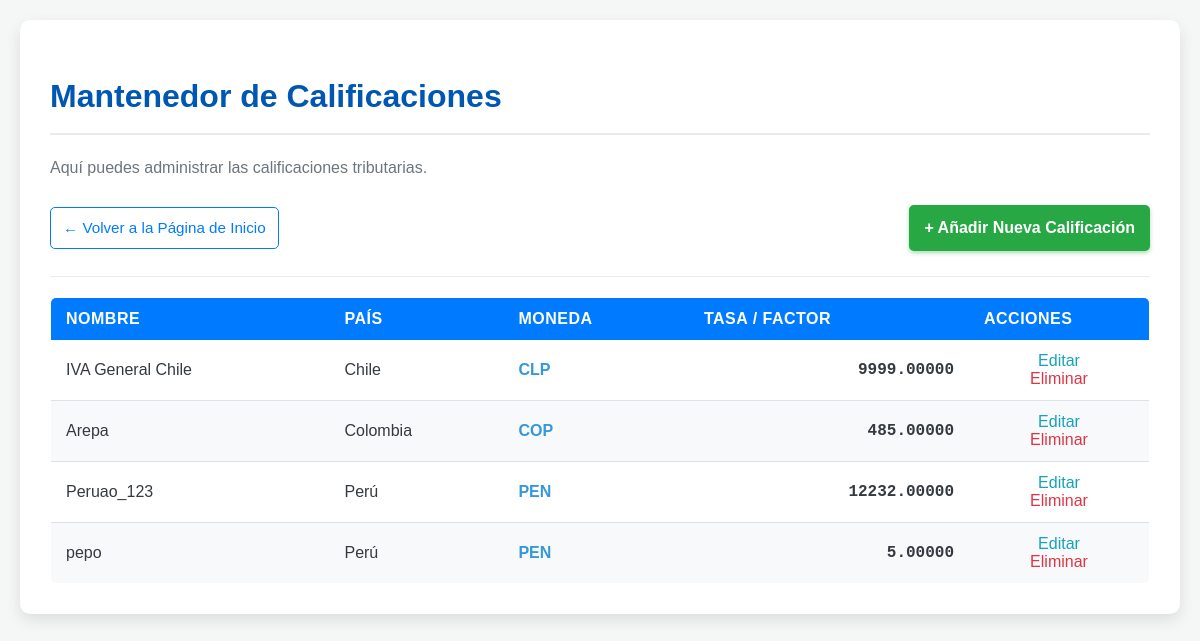
The page /crear/clasificacion/ (signed in) on the database its author committed.
### miapp/models.py (models this page shows, shortened)
class CalificacionTributaria(models.Model):
    nombre = models.CharField(max_length=100,
                              help_text="Nombre de la calificación (ej: IVA General)")
    descripcion = models.TextField(blank=True, null=True)
    tasa_o_factor = models.DecimalField(
        max_digits=10,
        decimal_places=5,
        help_text="El valor numérico de la tasa (ej: 0.19 para 19%)"
    )
    pais = models.ForeignKey(Pais, on_delete=models.CASCADE)
    class Meta:
        verbose_name = "Calificación Tributaria"
        verbose_name_plural = "Calificaciones Tributarias"
        unique_together = ('nombre', 'pais')

class Pais(models.Model):
    nombre = models.CharField(max_length=50, unique=True)
    codigo_iso = models.CharField(max_length=3, unique=True,
                                  help_text="Código ISO (ej: CHL)")
    moneda = models.ForeignKey(Moneda, on_delete=models.SET_NULL, null=True, blank=True)
    class Meta:
        verbose_name = "País"
        verbose_name_plural = "Países"

### miapp/views.py (the view)
# urls.py: path('clasificacion/', views.lista_de_calificaciones, name='clasificacion_lista'),
@login_required
def lista_de_calificaciones(request):
    items = CalificacionTributaria.objects.all()
    contexto = {
        'lista_de_items': items
    }
    return render(request, 'Clasificacion_tributaria.html', contexto)

### templates/Clasificacion_tributaria.html (shortened to what this page needs)
{% load static %}
<div class="contenedor-principal">
    <h1>Mantenedor de Calificaciones</h1>
    <link rel="stylesheet" href="{% static 'Calificaciones_tributaria.css' %}">
    <p class="descripcion">Aquí puedes administrar las calificaciones tributarias.</p>
    <div class="acciones-superiores">
        <a href="{% url 'index' %}" class="btn-volver-tabla">
            ← Volver a la Página de Inicio
        </a>
        <a href="{% url 'clasificacion_crear' %}" class="btn btn-primario">
            + Añadir Nueva Calificación
        </a>
    </div>
    <hr class="separador">
    <table class="tabla-calificaciones">
        <thead>
            <tr>
                <th>Nombre</th>
                <th>País</th>
                <th>Moneda</th>
                <th>Tasa / Factor</th>
                <th>Acciones</th>
            </tr>
        </thead>
        <tbody>
            {% for item in lista_de_items %}
            <tr>
                <td>{{ item.nombre }}</td>
                <td>{{ item.pais.nombre }}</td>
                <td></td>
                <td class="celda-numerica">{{ item.tasa_o_factor }}</td>
                <td class="celda-acciones">
                    <a href="{% url 'clasificacion_editar' pk=item.pk %}" class="btn-accion editar">Editar</a>
                    <a href="{% url 'clasificacion_eliminar' pk=item.pk %}" class="btn-accion eliminar">Eliminar</a>
                </td>
            </tr>
            {% empty %}
            <tr>
                <td colspan="5" class="sin-registros">No hay calificaciones registradas.</td>
            </tr>
            {% endfor %}
        </tbody>
    </table>
</div>

### miapp/static/Calificaciones_tributaria.css (style rules this page uses)
.contenedor-principal { max-width: 1100px; margin: 0 auto; background-color: #fff; padding: 30px; border-radius: 10px; box-shadow: 0 6px 15px rgba(0, 0, 0, 0.1); }
h1 { color: #0056b3; border-bottom: 2px solid #e9ecef; padding-bottom: 10px; margin-bottom: 20px; font-weight: 600; }
.descripcion { margin-bottom: 25px; color: #6c757d; }
.separador { border: 0; height: 1px; background-color: #e9ecef; margin: 20px 0; }
.acciones-superiores { display: flex; justify-content: space-between; align-items: center; margin-bottom: 25px; }
.btn { display: inline-block; padding: 10px 15px; text-decoration: none; border-radius: 5px; font-weight: bold; transition: background-color 0.3s ease, transform 0.1s ease; border: none; cursor: pointer; }
.btn-primario { background-color: #28a745; color: white; box-shadow: 0 2px 4px rgba(40, 167, 69, 0.4); }
.btn-volver-tabla { display: inline-block; padding: 8px 12px; text-decoration: none; border-radius: 5px; font-weight: 500; font-size: 0.95em; color: #007bff; background-color: transparent; border: 1px solid #007bff; transition: all 0.2s ease; }
.tabla-calificaciones { width: 100%; border-collapse: collapse; margin-top: 20px; border: 1px solid #dee2e6; border-radius: 6px; overflow: hidden; }
.tabla-calificaciones thead th { background-color: #007bff; color: white; text-align: left; padding: 12px 15px; font-weight: 600; text-transform: uppercase; letter-spacing: 0.5px; }
.tabla-calificaciones tbody td { padding: 12px 15px; border-bottom: 1px solid #dee2e6; }
.tabla-calificaciones tbody tr:nth-child(even) { background-color: #f8f9fa; }
.celda-numerica { text-align: right; font-family: monospace, sans-serif; font-weight: 600; }
.celda-acciones { text-align: center; width: 150px; }
.btn-accion { text-decoration: none; margin: 0 5px; font-weight: 500; padding: 6px 10px; border-radius: 4px; transition: background-color 0.2s ease; }
.editar { color: #17a2b8; }
.eliminar { color: #dc3545; }

### rows shown on the page
CalificacionTributaria: nombre "IVA General Chile", pais.nombre "Chile", tasa_o_factor "9999.00000"
CalificacionTributaria: nombre "Arepa", pais.nombre "Colombia", tasa_o_factor "485.00000"
CalificacionTributaria: nombre "Peruao_123", pais.nombre "Perú", tasa_o_factor "12232.00000"
CalificacionTributaria: nombre "pepo", pais.nombre "Perú", tasa_o_factor "5.00000"
